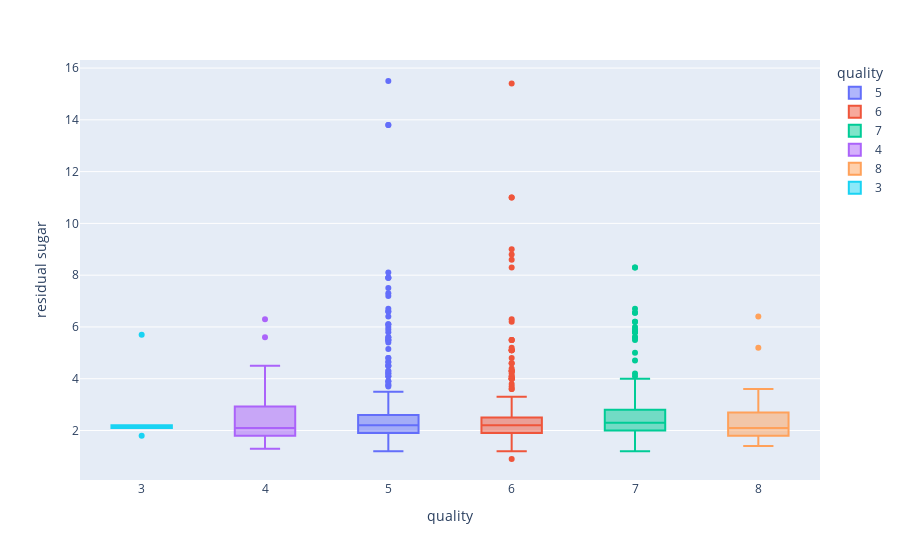

Notebook cell for this chart:
### Markdown cell above
In this quick box graph however lower pH seems to increase the quality of the wine

### Code cell
fig = px.box(df, x="quality", y = "residual sugar", color="quality", hover_name="quality")
fig.show()

### Figure 1 — Plotly figure (JSON) as saved in the notebook; plotly's stock layout.template omitted (floating-point values rounded to 4 significant figures; data arrays with more than 128 entries replaced by an {"elided": "..."} marker saying what was removed)
{"data": [{"alignmentgroup": "True", "hovertemplate": "<b>%{hovertext}</b><br><br>quality=%{x}<br>residual sugar=%{y}<extra></extra>", "hovertext": {"elided": "483 int values"}, "legendgroup": "5", "marker": {"color": "#636efa"}, "name": "5", "notched": false, "offsetgroup": "5", "orientation": "v", "showlegend": true, "type": "box", "x": {"elided": "483 int values"}, "x0": " ", "xaxis": "x", "y": {"elided": "483 float values"}, "y0": " ", "yaxis": "y"}, {"alignmentgroup": "True", "hovertemplate": "<b>%{hovertext}</b><br><br>quality=%{x}<br>residual sugar=%{y}<extra></extra>", "hovertext": {"elided": "462 int values"}, "legendgroup": "6", "marker": {"color": "#EF553B"}, "name": "6", "notched": false, "offsetgroup": "6", "orientation": "v", "showlegend": true, "type": "box", "x": {"elided": "462 int values"}, "x0": " ", "xaxis": "x", "y": {"elided": "462 float values"}, "y0": " ", "yaxis": "y"}, {"alignmentgroup": "True", "hovertemplate": "<b>%{hovertext}</b><br><br>quality=%{x}<br>residual sugar=%{y}<extra></extra>", "hovertext": {"elided": "143 int values"}, "legendgroup": "7", "marker": {"color": "#00cc96"}, "name": "7", "notched": false, "offsetgroup": "7", "orientation": "v", "showlegend": true, "type": "box", "x": {"elided": "143 int values"}, "x0": " ", "xaxis": "x", "y": {"elided": "143 float values"}, "y0": " ", "yaxis": "y"}, {"alignmentgroup": "True", "hovertemplate": "<b>%{hovertext}</b><br><br>quality=%{x}<br>residual sugar=%{y}<extra></extra>", "hovertext": [4, 4, 4, 4, 4, 4, 4, 4, 4, 4, 4, 4, 4, 4, 4, 4, 4, 4, 4, 4, 4, 4, 4, 4, 4, 4, 4, 4, 4, 4, 4, 4, 4], "legendgroup": "4", "marker": {"color": "#ab63fa"}, "name": "4", "notched": false, "offsetgroup": "4", "orientation": "v", "showlegend": true, "type": "box", "x": [4, 4, 4, 4, 4, 4, 4, 4, 4, 4, 4, 4, 4, 4, 4, 4, 4, 4, 4, 4, 4, 4, 4, 4, 4, 4, 4, 4, 4, 4, 4, 4, 4], "x0": " ", "xaxis": "x", "y": [2.8, 2.1, 2.1, 1.5, 1.4, 3.4, 1.3, 1.6, 1.8, 2.1, 2, 3.3, 4.5, 2.3, 3.4, 2.2, 2.6, 1.6, 2.1, 2.5, 1.6, 2, 2.2, 5.6, 1.8, 2.5, 4.3, 2, 6.3, 3.9, 2.1, 2.3, 1.5], "y0": " ", "yaxis": "y"}, {"alignmentgroup": "True", "hovertemplate": "<b>%{hovertext}</b><br><br>quality=%{x}<br>residual sugar=%{y}<extra></extra>", "hovertext": [8, 8, 8, 8, 8, 8, 8, 8, 8, 8, 8, 8, 8, 8, 8, 8], "legendgroup": "8", "marker": {"color": "#FFA15A"}, "name": "8", "notched": false, "offsetgroup": "8", "orientation": "v", "showlegend": true, "type": "box", "x": [8, 8, 8, 8, 8, 8, 8, 8, 8, 8, 8, 8, 8, 8, 8, 8], "x0": " ", "xaxis": "x", "y": [3.6, 6.4, 1.4, 2.2, 5.2, 2.8, 2.6, 2.6, 2, 1.8, 1.9, 2.5, 1.8, 1.7, 2, 1.8], "y0": " ", "yaxis": "y"}, {"alignmentgroup": "True", "hovertemplate": "<b>%{hovertext}</b><br><br>quality=%{x}<br>residual sugar=%{y}<extra></extra>", "hovertext": [3, 3, 3, 3, 3, 3], "legendgroup": "3", "marker": {"color": "#19d3f3"}, "name": "3", "notched": false, "offsetgroup": "3", "orientation": "v", "showlegend": true, "type": "box", "x": [3, 3, 3, 3, 3, 3], "x0": " ", "xaxis": "x", "y": [2.2, 2.1, 2.1, 2.1, 5.7, 1.8], "y0": " ", "yaxis": "y"}], "layout": {"autosize": true, "boxmode": "overlay", "legend": {"title": {"text": "quality"}, "tracegroupgap": 0}, "margin": {"t": 60}, "xaxis": {"anchor": "y", "autorange": true, "categoryarray": [5, 6, 7, 4, 8, 3], "categoryorder": "array", "domain": [0, 1], "range": [2.5, 8.5], "title": {"text": "quality"}, "type": "linear"}, "yaxis": {"anchor": "x", "autorange": true, "domain": [0, 1], "range": [0.08889, 16.31], "title": {"text": "residual sugar"}, "type": "linear"}}}
